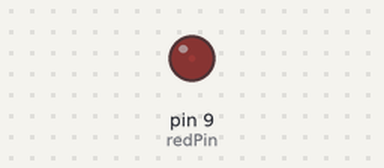
Simulated run of this sketch. Board: Arduino Uno, built with avr-gcc and run on an emulated ATmega328P. Shown: output pins drawn as LEDs (lit = HIGH).

Above: at 0.05 s.
At 0.9 s:
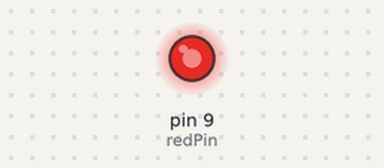
Timing chart, 0 to 3.0 s (numbered marks = the images above):
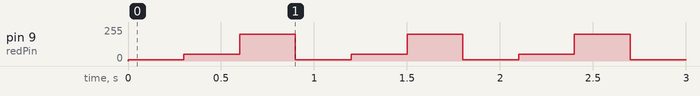

The sketch:

BareMinimum2.ino
```cpp
int redPin = 9;
int brightness1 = 10;
int brightness2 = 50;
int brightness3 = 200;
int delayTime = 300;

void setup() {
  // put your setup code here, to run once:
  pinMode(redPin,OUTPUT);
}

void loop() {
  // put your main code here, to run repeatedly:
  analogWrite(redPin,brightness1);
  delay(delayTime);
  analogWrite(redPin,brightness2);
  delay(delayTime);
  analogWrite(redPin,brightness3);
  delay(delayTime);
}
```

Measured:
- by itself, pin 9 (redPin): repeats every 0.90 s: 50/255 0.30 s, 200/255 0.30 s, 10/255 0.30 s
